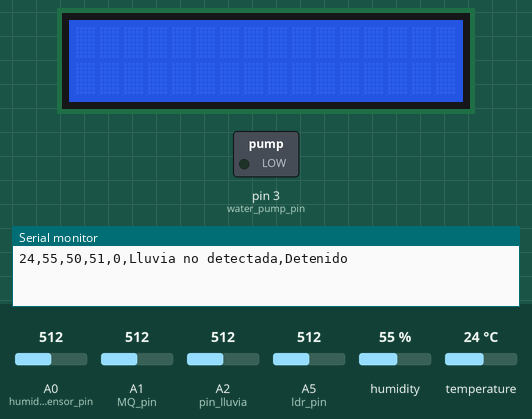
A sketch run on a simulated Arduino Nano, built with avr-gcc and run on an emulated ATmega328P. On the bench: 16×2 character LCD, switched loads named in the sketch (green lamp = pin HIGH), the last lines printed to the serial monitor. Inputs (shaded band) come from the test bench; at power-on: A5 (ldr_pin) = 512, A2 (pin_lluvia) = 512, temperature 24 °C, A0 (humidity_sensor_pin) = 512, A1 (MQ_pin) = 512, humidity 55 %.

Above: at 1.2 s.
1.3 s: A5 (ldr_pin) set to 304
7.3 s: A5 (ldr_pin) set to 286
At 11.3 s:
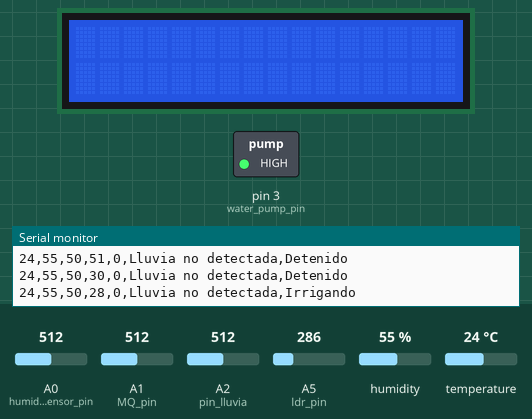
13.3 s: A2 (pin_lluvia) set to 484
21.8 s: temperature set to 28 °C
27.8 s: temperature set to 31 °C
At 30.8 s:
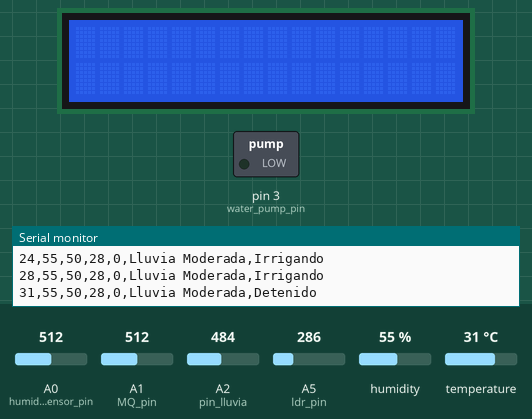
36.9 s: temperature set to 12 °C
At 41.2 s:
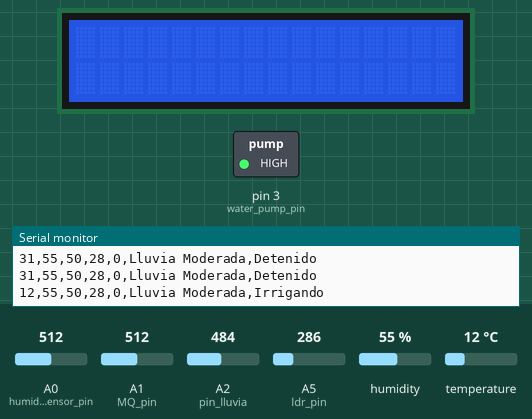
Timing chart, 0 to 42.7 s (numbered marks = the images above; inputs shaded):
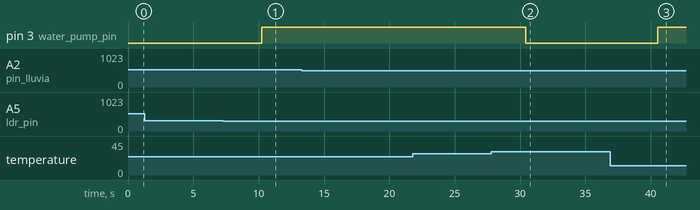

Measured:
- the behaviour switches between 297 and 296 on A5 (ldr_pin) (found by bisection; images 0 and 1)
- the behaviour switches between 29 and 30 °C on temperature (found by bisection; images 1 and 2)
- after the input at 7.3 s, pin 3 (water_pump_pin): LOW → HIGH after 2.9 s
- after the input at 27.8 s, pin 3 (water_pump_pin): HIGH → LOW after 2.6 s
- after the input at 36.9 s, pin 3 (water_pump_pin): LOW → HIGH after 3.6 s

The sketch:

Arduino.ino
```cpp
//Varias de las lineas de codigo fueron puestas como comentarios, pues eran escenciales para
//verificar el correcto funcionamiento enviando mensajes, pero la comunicacion entre la ESP32
//y el Arduino Nano, se realiza via el serial y especificamente "Serial.print" por lo tanto
//estariamos enviando basura al ESP32 que se encarga de la conmunicacion con Blynk y ThingSpeak


#include <SimpleDHT.h>      //Libreria para el control del DHT11
#include <SPI.h>            //Libreria para la comunicacion entre microcontroladores
#include <LiquidCrystal.h>  //Libreria para funcionalidades de pantalla led

//Asignacion de pines analogos
#define humidity_sensor_pin A0
#define ldr_pin A5
#define MQ_pin A1
#define pin_lluvia A2

//Definimos los pines digitales que vamos a usar y variables
int pinDHT11 = 2;
SimpleDHT11 dht11;
int ldr_value = 0;
int water_pump_pin = 3;
int water_pump_speed = 255;
int sensorMQ2value;
int sensor_lluvia_value;
float RS;
float RO;
const float RL = 1.0;
const float CLEAN_AIR_RATIO = 9.80;
String EstadoLluvia;
String EstadoBomba;

//Pines para el uso de la pantalla LCD
const int rs = 12, en = 11, d4 = 9, d5 = 8, d6 = 7, d7 = 6;
LiquidCrystal lcd(rs, en, d4, d5, d6, d7);

void setup() {
  Serial.begin(9600);           //Usaremos un serial a velocidad de 9600 baudios
  lcd.begin(16, 2);             //Inicializamos la pantalla lcd
  lcd.print("KEAP A BIO-LIFE!");
  //delay(3000);
}

void loop() {
  //Serial.println("*******************************");
  //Serial.println("Muestra DHT11...");
  byte temperature = 0;
  byte humidity_in_air = 0;
  byte data[40] = {0};

  //Determina si se encuentra en funcionamiento el DHT11
  if (dht11.read(pinDHT11, &temperature, &humidity_in_air, data)) {
    Serial.print("Lectura del sensor DHT11 fallida");  //Informa de si deja de funcionar
    return;
  delay(9000);
  }

  //Serial.print("Muestra RAW Bits: ");
  //for (int i = 0; i < 40; i++) {
    //Serial.print((int)data[i]);
    //if (i > 0 && ((i + 1) % 4) == 0) {
      //Serial.print(' ');
    //}
  //}

  //CALCULAMOS LA TEMPERATURA, mostramos en serial y en la lcd.
  //Serial.println("");
  lcd.clear();
  //Serial.print("Muestra OK: ");
  //Serial.print("Temperatura: ");
  //Serial.print((int)temperature);
  // Serial.print(" *C, ");
  lcd.println("Temperatura:");
  lcd.print((int)temperature);
  lcd.print("C°");
  //delay(3000);

  //CALCULAMOS LA HUMEDAD DEL AIRE, mostramos en serial y en la lcd.
  lcd.clear();
  //Serial.print("Humedad relativa en aire: ");
  //Serial.print((int)humidity_in_air);
  //Serial.println(" %");
  lcd.println("H. Relativa:");
  lcd.print((int)humidity_in_air);
  lcd.print("%");
  //delay(3000);

  //CALCULAMOS LA HUMEDAD DEL SUELO, mostramos en serial y en la lcd.
  lcd.clear();
  int ground_humidity_value = map(analogRead(humidity_sensor_pin), 0, 1023, 100, 0);
  //Serial.print("Humedad en suelo: ");
  //Serial.print(ground_humidity_value);
  //Serial.println("%");
  lcd.println("H. Suelo:");
  lcd.print(ground_humidity_value);
  lcd.print("%");
  //delay(3000);

  //CALCULAMOS EL PORCENTAJE DE LUZ, mostramos en serial y en la lcd.
  lcd.clear();
  int ldr_value = map(analogRead(ldr_pin), 1023, 0, 100, 0);
  //Serial.print("Luz: ");
  //Serial.print(ldr_value);
  //Serial.println("%");
  lcd.println("Luz:");
  lcd.print(ldr_value);
  lcd.print("%");
  //delay(3000);

  //CALCULAMOS EL PORCENTAJE DE METANO EN EL AMBIENTE, mostramos en serial y en la lcd.
  lcd.clear();
  sensorMQ2value = analogRead(MQ_pin);
  RS= ((float) RL *  (1023 - sensorMQ2value)/sensorMQ2value);
  //Serial.print("La concentracion de metano en el ambiente es: ");
  //Serial.println(RS);
  lcd.println("Conc. Met:");
  lcd.print(RS);
  //delay(3000);

  //SITUACIONAL DE SI ESTA LLOVIENDO
  lcd.clear();
  sensor_lluvia_value = analogRead(pin_lluvia);
  if (sensor_lluvia_value < 300){
    EstadoLluvia = "Lluvia Intensa";
    //Serial.println("Lluvia Intensa");
    lcd.println("Estado:");
    lcd.print("Ll.Alt");
    //delay(3000);
    lcd.clear();
  }
  else if (sensor_lluvia_value < 500){
    EstadoLluvia = "Lluvia Moderada";
    //Serial.println("Lluvia Moderada");
    lcd.println("Estado:");
    lcd.print("Ll.Mod");
    //delay(3000);
    lcd.clear();
  }
  else{
    EstadoLluvia = "Lluvia no detectada";
    //Serial.println("Lluvia no detectada");
    lcd.println("Estado:");
    lcd.print("Ll.None");
    //delay(3000);
    lcd.clear();
  }

 //Dadas las condiciones, el sistema inicia el riego o lo detiene
 //Serial.println("*******************************");
 if( ground_humidity_value <= 50 && ldr_value < 30 && temperature < 30) {
 digitalWrite(water_pump_pin, HIGH);
 EstadoBomba = "Irrigando";
 //Serial.println("Irrigación");
 analogWrite(water_pump_pin, water_pump_speed);
 }
 else{
 digitalWrite(water_pump_pin, LOW);
 EstadoBomba = "Detenido";
 //Serial.println("Riego detenido");
 }

 //Preparamos la String que le vamos a enviar al ESP32 via Serial
 String resultadodht = (String)temperature+ "," + (String)humidity_in_air + "," ;
 String resultadoYL = (String)ground_humidity_value + ",";
 String resultadoldr = (String)ldr_value+ ",";
 String resultadoMQ = (String)((int)RS) + ",";
 String resultadoYL69 = EstadoLluvia + ",";
 String resultadoBomba = EstadoBomba + ",";
 String resultados = resultadodht + resultadoYL + resultadoldr + resultadoMQ + resultadoYL69 + EstadoBomba;

 //El ESP32 toma el mensaje del Serial escrito en pantalla y lo considera de tipo String
 Serial.println(resultados);
 delay (5000);
}
```
